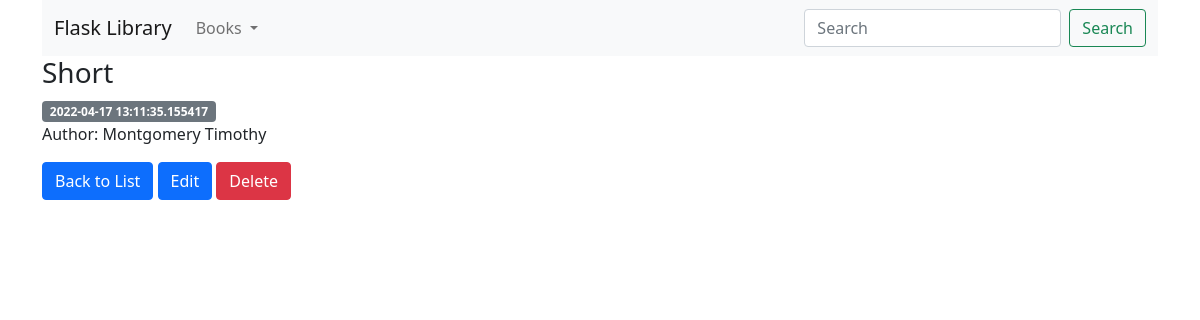
The page /books/detail/12 on the database its author committed.
### models.py (models this page shows, shortened)
class Book(db.Model):
    __tablename__ = 'book'
    id = db.Column(db.Integer, primary_key=True)
    title = db.Column(db.String(100), nullable=False)
    author = db.Column(db.String(100), nullable=False)
    created = db.Column(db.DateTime, default=datetime.now)
    updated = db.Column(db.DateTime, default=datetime.now, onupdate=datetime.now)

### views.py (the view)
@app.route('/books/detail/<int:book_id>')
def detail_book(book_id):
    book = get_book(book_id)
    return render_template('books/detail.html', book=book)

### utils.py (called while the page is built)
def get_book(book_id):
    book = Book.query.filter_by(id=book_id).one()
    if book is None:
        abort(404)
    else:
        return book

### templates/books/detail.html (shortened to what this page needs)
{% extends 'base.html' %}
{% block content %}
    <h3>{{ book['title'] }}</h3>
    <span class="badge bg-secondary">{{ book['created'] }}</span>
    <p>Author: {{ book['author'] }}</p>
    <div class="d-grid gap-2 d-md-block">
        <a href="{{ url_for('list_books') }}" class="btn btn-primary">Back to List</a>
        <a href="{{ url_for('update_book', book_id=book['id']) }}" class="btn btn-primary">Edit</a>
        <a href="{{ url_for('delete_book', book_id=book['id']) }}" class="btn btn-danger">Delete</a>
    </div>
{% endblock %}

### rows shown on the page
Book: title "Short", created "2022-04-17 13:11:35.155417", author "Montgomery Timothy"
